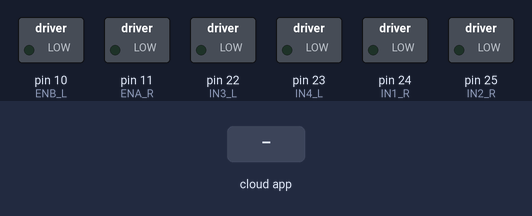
A sketch run on a simulated Arduino Mega 2560, built with avr-gcc and run on an emulated ATmega2560. Shown: switched loads named in the sketch (green lamp = pin HIGH). Inputs (shaded band) come from the test bench. The ROS host is connected and sends only what is stated.

Above: at 1.2 s.
1.3 s: the phone or cloud app sets linear.x to -100
At 2.5 s:
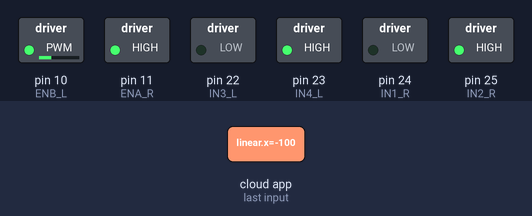
2.8 s: the phone or cloud app sets angular.z to -100
At 3.8 s:
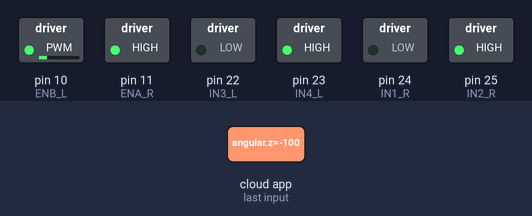
4.3 s: the phone or cloud app sets linear.x to 0
At 4.9 s:
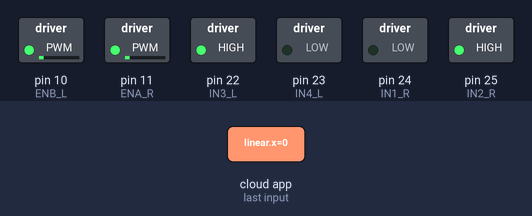
5.8 s: the phone or cloud app sets angular.z to 100
At 7.0 s:
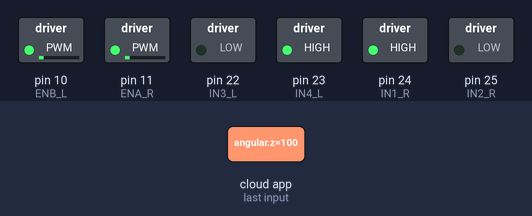
7.3 s: the phone or cloud app sets linear.x to 100
At 8.4 s:
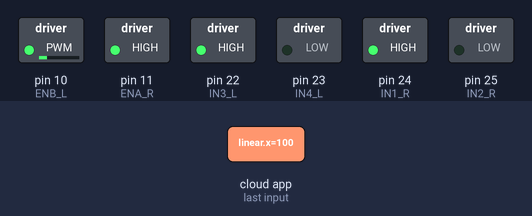
8.8 s: the phone or cloud app sets angular.z to 0
At 9.5 s:
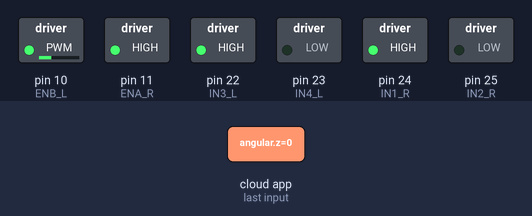
Timing chart, 0 to 11.3 s (numbered marks = the images above; inputs shaded):
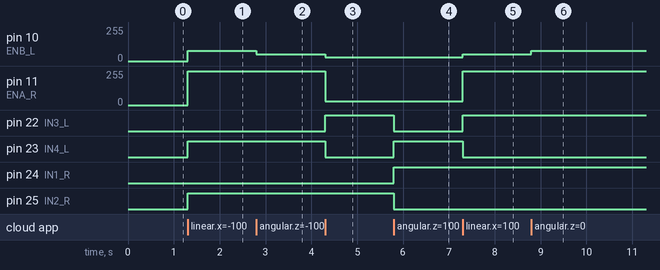

The sketch:

ControlMotor.ino
```cpp
#include <ArduinoHardware.h>
#include <ros.h>
#include <geometry_msgs/Twist.h>

ros::NodeHandle nh;

#define ENB_L 10
#define IN3_L 22
#define IN4_L 23
#define ENA_R 11
#define IN1_R 24
#define IN2_R 25
double w_r=0, w_l=0;
//wheel_rad is the wheel radius ,wheel_sep is distance between 2 wheels.
double wheel_rad = 0.03, wheel_sep = 0.17;
double speed_ang=0, speed_lin=0;
void messageCb( const geometry_msgs::Twist& msg){
  speed_ang = msg.angular.z;
  speed_lin = msg.linear.x;

  w_r = (speed_lin/wheel_rad) + ((speed_ang*wheel_sep)/(2.0*wheel_rad));  //rad/s
  w_l = (speed_lin/wheel_rad) - ((speed_ang*wheel_sep)/(2.0*wheel_rad));  //rad/s

}

ros::Subscriber<geometry_msgs::Twist> sub("cmd_vel", &messageCb );
void Motors_init();
void MotorL(int Pulse_Width1);
void MotorR(int Pulse_Width2);

void setup(){
 Motors_init();
 nh.initNode();
 nh.subscribe(sub);
}
void loop(){
 MotorL(w_l*10);
 MotorR(w_r*10);
 nh.spinOnce();
}
void Motors_init(){
 pinMode(ENB_L, OUTPUT);
 pinMode(ENA_R, OUTPUT);
 pinMode(IN3_L, OUTPUT);
 pinMode(IN4_L, OUTPUT);
 pinMode(IN1_R, OUTPUT);
 pinMode(IN2_R, OUTPUT);
 digitalWrite(ENB_L, LOW);
 digitalWrite(ENA_R, LOW);
 digitalWrite(IN3_L, LOW);
 digitalWrite(IN4_L, LOW);
 digitalWrite(IN1_R, LOW);
 digitalWrite(IN2_R, LOW);
}

void MotorL(int Pulse_Width1){
 if (Pulse_Width1 > 0){
     analogWrite(ENB_L, Pulse_Width1);
     digitalWrite(IN3_L, HIGH);
     digitalWrite(IN4_L, LOW);
 }
 if (Pulse_Width1 < 0){
     Pulse_Width1=abs(Pulse_Width1);
     analogWrite(ENB_L, Pulse_Width1);
     digitalWrite(IN3_L, LOW);
     digitalWrite(IN4_L, HIGH);
 }
 if (Pulse_Width1 == 0){
     analogWrite(ENB_L, Pulse_Width1);
     digitalWrite(IN3_L, LOW);
     digitalWrite(IN4_L, LOW);
 }
}
void MotorR(int Pulse_Width2){
 if (Pulse_Width2 > 0){
     analogWrite(ENA_R, Pulse_Width2);
     digitalWrite(IN1_R, HIGH);
     digitalWrite(IN2_R, LOW);
 }
 if (Pulse_Width2 < 0){
     Pulse_Width2=abs(Pulse_Width2);
     analogWrite(ENA_R, Pulse_Width2);
     digitalWrite(IN1_R, LOW);
     digitalWrite(IN2_R, HIGH);
 }
 if (Pulse_Width2 == 0){
     analogWrite(ENA_R, Pulse_Width2);
     digitalWrite(IN1_R, LOW);
     digitalWrite(IN2_R, LOW);
 }
}
```

Measured:
- after the input at 1.3 s, pin 10 (ENB_L): 0/255 → 77/255 at once; pin 11 (ENA_R): 0/255 → 255/255 at once; pin 23 (IN4_L), pin 25 (IN2_R): LOW → HIGH at once
- after the input at 2.8 s, pin 10 (ENB_L): 77/255 → 49/255 at once
- after the input at 4.3 s, pin 10 (ENB_L): 49/255 → 28/255 at once; pin 11 (ENA_R): 255/255 → 28/255 at once; pin 22 (IN3_L): LOW → HIGH at once; pin 23 (IN4_L): HIGH → LOW at once
- after the input at 5.8 s, pin 22 (IN3_L), pin 25 (IN2_R): HIGH → LOW at once; pin 23 (IN4_L), pin 24 (IN1_R): LOW → HIGH at once
- after the input at 7.3 s, pin 10 (ENB_L): 28/255 → 49/255 at once; pin 11 (ENA_R): 28/255 → 255/255 at once; pin 22 (IN3_L): LOW → HIGH at once; pin 23 (IN4_L): HIGH → LOW at once
- after the input at 8.8 s, pin 10 (ENB_L): 49/255 → 77/255 at once
